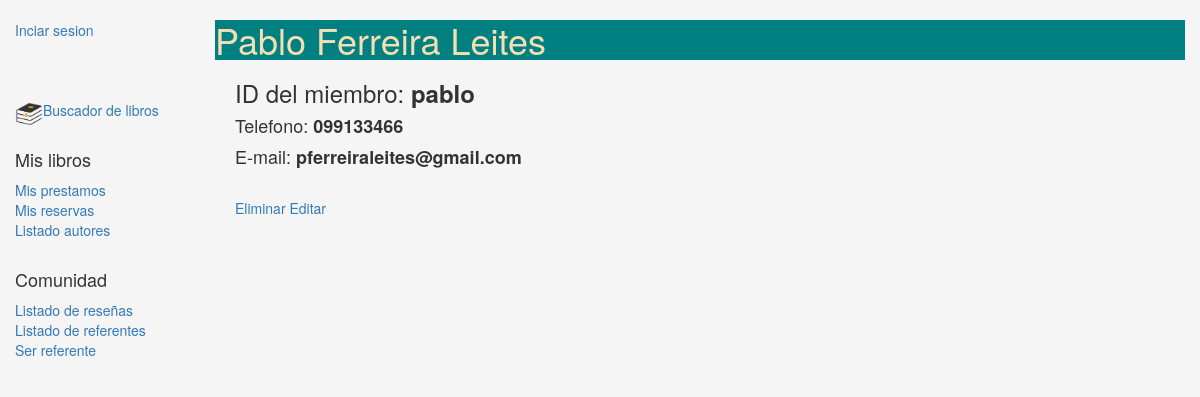
The app's page /gestion/member/4 with its own data.
### gestion/models.py (models this page shows, shortened)
class Member(models.Model):
    first_name = models.CharField(max_length = 100, verbose_name = 'Nombre')
    last_name = models.CharField(max_length = 100, verbose_name = 'Apellido')
    email = models.EmailField(blank = True, null = True)
    phone_num = models.CharField(max_length = 15, verbose_name = 'No Telefono')
    memberID = models.ForeignKey(User, on_delete=models.SET_NULL, null = True, blank = True, verbose_name="ID de")

### gestion/views.py (the view)
# urls.py: path('member/<int:pk>',views.MemberDetailView.as_view(), name = 'member-detail'),
class MemberDetailView(generic.DetailView):
    model = Member

### gestion/templates/gestion/member_detail.html
{% extends "base_generic.html" %}
{% block content %}
<h1> {{ member.first_name }} {{ member.last_name }}</h1>
<div style="margin-left:20px;margin-top:20px">
  <h3>ID del miembro: <strong>{{ member.memberID}}</strong></h3>
  <h4>Telefono: <strong>{{ member.phone_num }}</strong></h4>
  <h4>E-mail: <strong>{{ member.email }}</strong></h4>
  <br>
  <a href="{% url 'delete-member' member.id %}">Eliminar</a>
  <a href="{% url 'edit-member' member.id %}">Editar</a>
</div>
{% endblock %}

### gestion/static/css/styles.css (style rules this page uses)
body { background-color: whitesmoke; }
h1 { background-color: teal; color: wheat; }

### records on screen
Member: first_name "Pablo", last_name "Ferreira Leites", memberID "pablo", phone_num "099133466", email "pferreiraleites@gmail.com"
